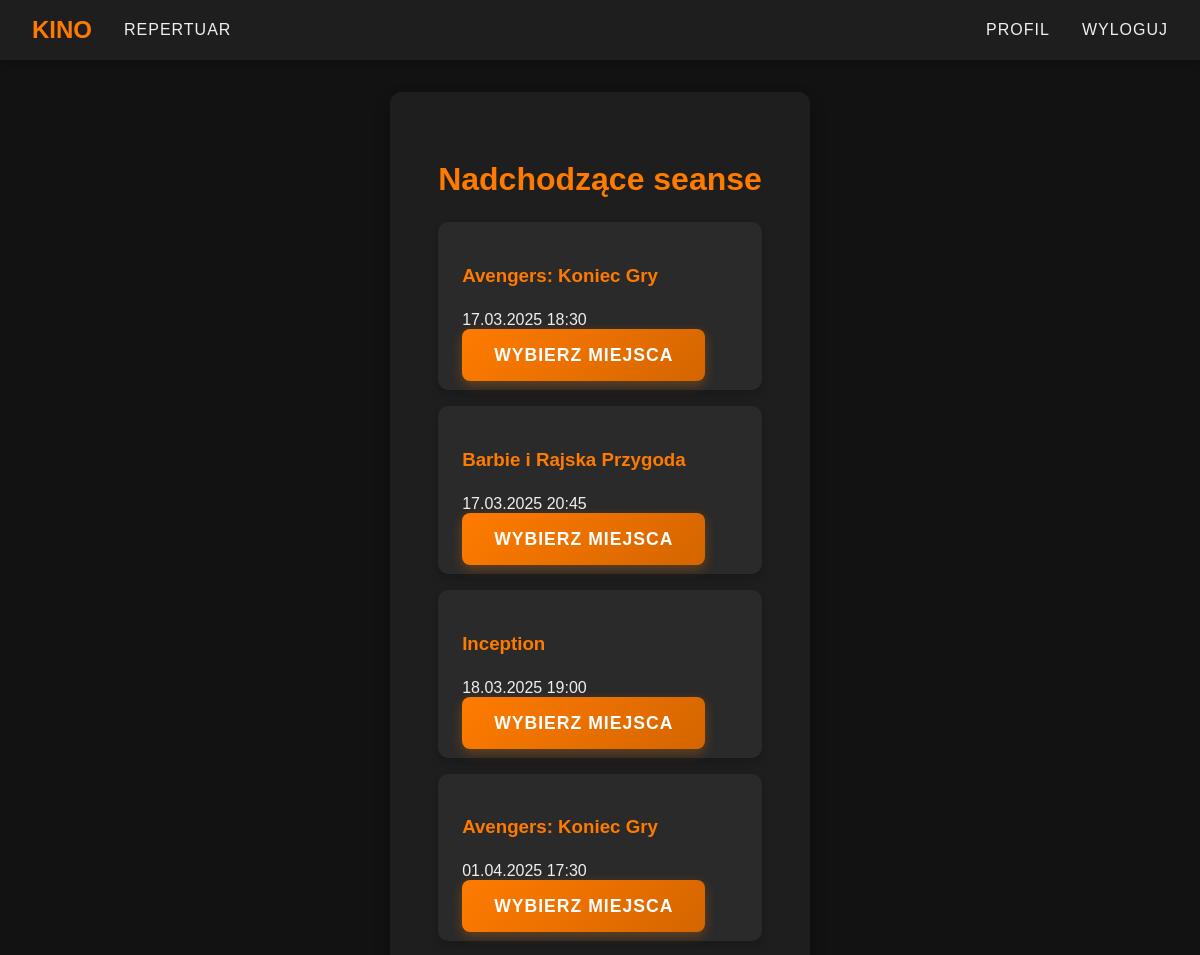
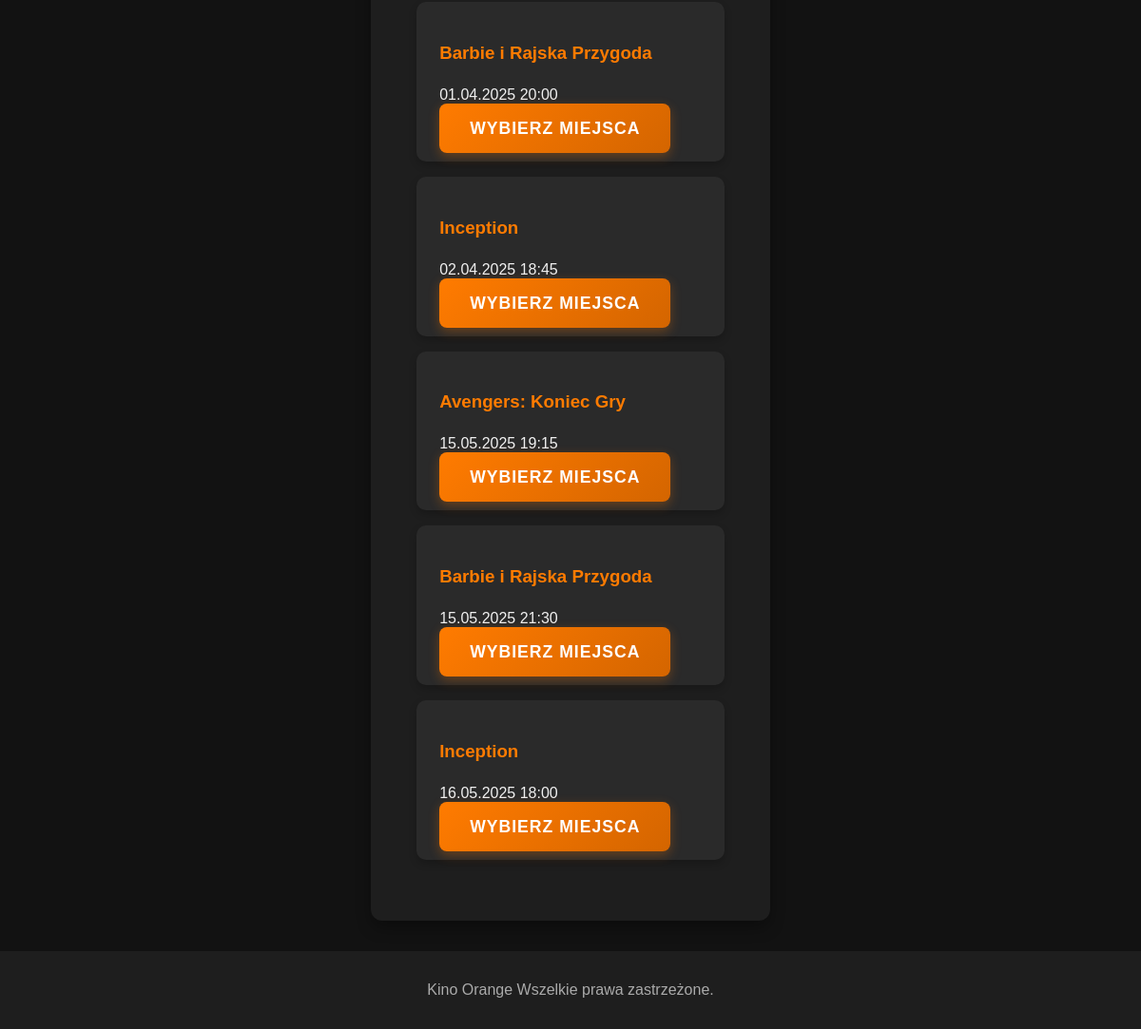
/index.php (signed in), run on the app's committed database (2 pictures, top to bottom).
### tables this page shows
CREATE TABLE `screenings` (
  `screening_id` int(11) NOT NULL,
  `movie_id` int(11) NOT NULL,
  `screening_date` datetime NOT NULL
);

CREATE TABLE `movies` (
  `movie_id` int(11) NOT NULL,
  `title` varchar(255) NOT NULL,
  `description` varchar(255) NOT NULL
);

### includes/hidden.php (called while the page is built, shortened)
<?php
function url($path)
{
    return "/kino/" . ltrim($path, "/");
}
?>

### index.php (the view, shortened to what this page needs)
<?php
require_once 'includes/hidden.php';
$query = "
    SELECT
        s.screening_id,
        m.title as movie_title,
        s.screening_date
    FROM screenings s
    JOIN movies m ON s.movie_id = m.movie_id
    WHERE s.screening_date > NOW()
    ORDER BY s.screening_date ASC
";
$stmt = $pdo->query($query);
$screenings = $stmt->fetchAll(PDO::FETCH_ASSOC);
?>
<!DOCTYPE html>
<html lang="pl">
<head>
    <link rel="stylesheet" href="<?= url('css/style.css') ?>">
</head>
<body>
    <nav class="navbar">
        <div class="nav-left">
            <a href="<?= url('index.php') ?>" class="logo">KINO</a>
            <a href="<?= url('movies.php') ?>" class="nav-link">REPERTUAR</a>
        </div>
        <div class="nav-right">
            <a href="<?= url('accounts/profile.php') ?>" class="nav-link">PROFIL</a>
            <a href="<?= url('accounts/logout.php') ?>" class="nav-link">WYLOGUJ</a>
        </div>
    </nav>
    <div class="container">
        <h1>Nadchodzące seanse</h1>
        <?php if (empty($screenings)): ?>
            <p>Brak nadchodzących seansów.</p>
        <?php else: ?>
            <?php foreach ($screenings as $screening): ?>
                <div class="screening-card">
                    <h3><?= htmlspecialchars($screening['movie_title']) ?></h3>
                    <p><?= date('d.m.Y H:i', strtotime($screening['screening_date'])) ?></p>
                    <a href="<?= url('seats.php?screening_id=' . $screening['screening_id']) ?>" class="btn">
                        Wybierz miejsca
                    </a>
                </div>
            <?php endforeach; ?>
        <?php endif; ?>
    </div>
    <footer class="footer">
        <p>Kino Orange Wszelkie prawa zastrzeżone.</p>
    </footer>
</body>
</html>

### css/style.css (style rules this page uses)
body { background-color: #121212; color: #f0f0f0; font-family: 'Arial', sans-serif; margin: 0; min-height: 100vh; display: flex; flex-direction: column; }
.navbar { background: #1e1e1e; padding: 1rem 2rem; display: flex; justify-content: space-between; align-items: center; box-shadow: 0 4px 8px rgba(0, 0, 0, 0.2); }
.logo { color: #ff7b00; font-size: 1.5rem; font-weight: bold; text-decoration: none; text-transform: uppercase; transition: 0.3s; }
.nav-right { display: flex; gap: 2rem; }
.nav-link { color: #f0f0f0; text-decoration: none; transition: color 0.3s; font-size: 1rem; font-weight: 500; letter-spacing: 1px; }
.nav-left, .nav-right { display: flex; align-items: center; gap: 2rem; }
.nav-left .nav-link { color: #f0f0f0; text-decoration: none; transition: color 0.3s; font-weight: 500; }
.container { flex: 1; padding: 3rem; max-width: 1200px; margin: 2rem auto; background: #1e1e1e; border-radius: 12px; box-shadow: 0 8px 16px rgba(0, 0, 0, 0.3); }
.screening-card, .reservation-card { background: #2a2a2a; padding: 1.5rem; margin: 1rem 0; border-radius: 10px; box-shadow: 0 4px 8px rgba(0, 0, 0, 0.2); transition: transform 0.3s; }
button, .btn { background: linear-gradient(135deg, #ff7b00, #d46500); color: #fff; border: none; padding: 1rem 2rem; border-radius: 8px; cursor: pointer; font-size: 1.1rem; font-weight: bold; text-transform: uppercase; letter-spacing: 1px; transition: all 0.3s; box-shadow: 0 4px 12px rgba(255, 123, 0, 0.3); }
a { color: #ff7b00; text-decoration: none; transition: color 0.3s; }
h1, h2, h3 { color: #ff7b00; margin-bottom: 1.5rem; }
.footer { background: #1e1e1e; padding: 1rem; text-align: center; margin-top: auto; color: #aaaaaa; }

### data on the page
screenings: movie.title "Avengers: Koniec Gry", screening_date "17.03.2025 18:30"
screenings: movie.title "Barbie i Rajska Przygoda", screening_date "17.03.2025 20:45"
screenings: movie.title "Inception", screening_date "18.03.2025 19:00"
screenings: movie.title "Avengers: Koniec Gry", screening_date "01.04.2025 17:30"
screenings: movie.title "Barbie i Rajska Przygoda", screening_date "01.04.2025 20:00"
screenings: movie.title "Inception", screening_date "02.04.2025 18:45"
screenings: movie.title "Avengers: Koniec Gry", screening_date "15.05.2025 19:15"
screenings: movie.title "Barbie i Rajska Przygoda", screening_date "15.05.2025 21:30"
screenings: movie.title "Inception", screening_date "16.05.2025 18:00"
